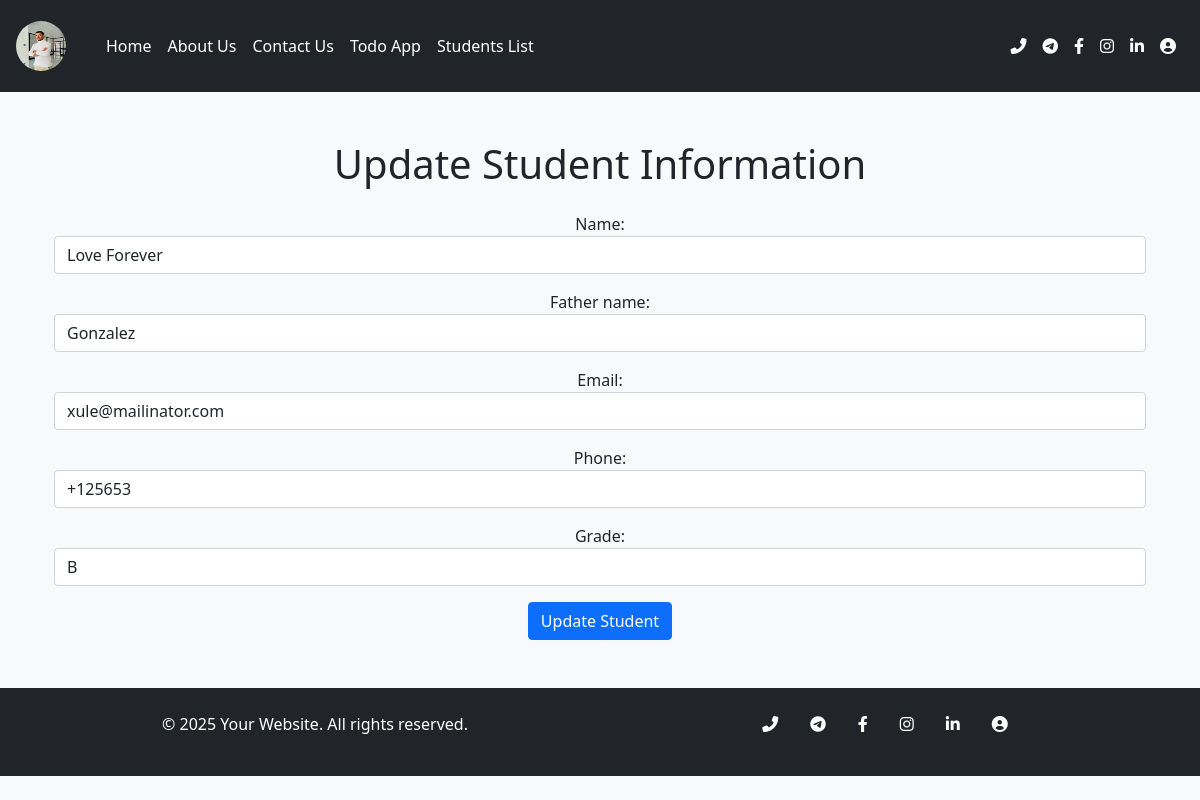
The app's page /apps/edit/2 with its own data.
### myapp/models.py (models this page shows, shortened)
class Student(models.Model):
    name = models.CharField(max_length=30)
    father_name = models.CharField(max_length=30)
    email = models.EmailField()
    phone = models.CharField(max_length=10)
    grade = models.CharField(max_length=2)

### myapp/views.py (the view)
# urls.py: path('edit/<student_id>', views.edit_student, name='edit_student'),
def edit_student(request, student_id):
    student = Student.objects.get(id=student_id)
    if request.method == 'POST':
        form = StudentForm(request.POST, instance=student)
        if form.is_valid():
            form.save()
            messages.success(request, 'Student data updated successfully')
            return redirect('student')
    else:
        form = StudentForm(instance=student)
    context = {'form': form}
    return render(request, 'edit_student.html', context)

### myapp/forms.py
class StudentForm(forms.ModelForm):
    class Meta:
        model = Student
        fields = '__all__'
        widgets = {
            'name': forms.TextInput(attrs={'class': 'form-control'}),
            'father_name': forms.TextInput(attrs={'class': 'form-control'}),
            'age': forms.NumberInput(attrs={'class': 'form-control'}),
            'email': forms.EmailInput(attrs={'class': 'form-control'}),
            'phone': forms.TextInput(attrs={'class': 'form-control'}),
            'grade': forms.TextInput(attrs={'class': 'form-control'}),
        }

### myapp/templates/edit_student.html (shortened to what this page needs)
{% extends "base.html" %}
{% block content %}
<div class="container mt-5">
    <h1 class="text-center mb-4">Update Student Information</h1>
    <form class="mb-5" method="POST">
        {{ form.as_p }}
        <button type="submit" class="btn btn-primary">Update Student</button>
    </form>
</div>
{% endblock %}

### records on screen
Student: name "Love Forever", father_name "Gonzalez", email "xule@mailinator.com", phone "+125653", grade "B"
